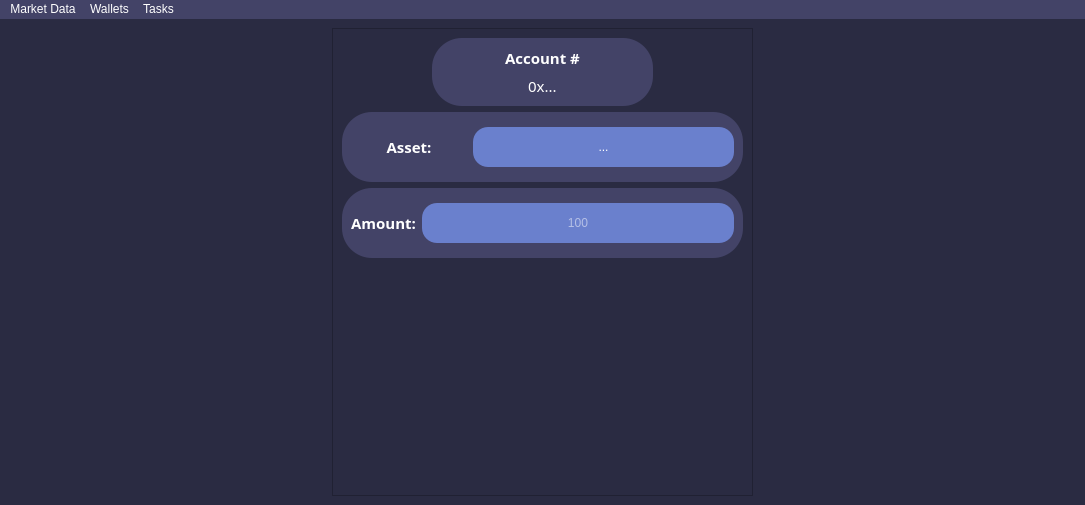
<?xml version="1.0" encoding="UTF-8"?>
<ui version="4.0">
 <class>QaiseoLite</class>
 <widget class="QMainWindow" name="QaiseoLite">
  <property name="geometry">
   <rect>
    <x>0</x>
    <y>0</y>
    <width>1085</width>
    <height>505</height>
   </rect>
  </property>
  <property name="windowTitle">
   <string>QaiseoLite</string>
  </property>
  <widget class="QWidget" name="centralwidget">
   <property name="font">
    <font>
     <family>Gill Sans MT</family>
    </font>
   </property>
   <property name="styleSheet">
    <string notr="true">color: rgb(255, 255, 255);</string>
   </property>
   <layout class="QVBoxLayout" name="verticalLayout">
    <property name="spacing">
     <number>0</number>
    </property>
    <property name="leftMargin">
     <number>0</number>
    </property>
    <property name="topMargin">
     <number>0</number>
    </property>
    <property name="rightMargin">
     <number>0</number>
    </property>
    <property name="bottomMargin">
     <number>0</number>
    </property>
    <item>
     <widget class="QStackedWidget" name="stackedWidget">
      <property name="font">
       <font>
        <family>Gill Sans MT</family>
       </font>
      </property>
      <property name="styleSheet">
       <string notr="true">background-color: rgb(42, 43, 66);</string>
      </property>
      <property name="currentIndex">
       <number>5</number>
      </property>
      <widget class="QWidget" name="Network_Stats_Overview">
       <layout class="QGridLayout" name="gridLayout">
        <item row="0" column="0">
         <widget class="QFrame" name="BasicNetworkStatsContainer">
          <property name="frameShape">
           <enum>QFrame::StyledPanel</enum>
          </property>
          <property name="frameShadow">
           <enum>QFrame::Raised</enum>
          </property>
          <layout class="QHBoxLayout" name="horizontalLayout">
           <property name="spacing">
            <number>30</number>
           </property>
           <item>
            <widget class="QFrame" name="AvgEarnPerTaskContainer">
             <property name="styleSheet">
              <string notr="true">background-color: rgb(85, 85, 131);
background-color: rgb(67, 67, 103);
border-radius: 30px;</string>
             </property>
             <property name="frameShape">
              <enum>QFrame::StyledPanel</enum>
             </property>
             <property name="frameShadow">
              <enum>QFrame::Raised</enum>
             </property>
             <layout class="QVBoxLayout" name="verticalLayout_2">
              <item>
               <widget class="QLabel" name="AvgEarnPerTask">
                <property name="font">
                 <font>
                  <family>Gill Sans MT</family>
                  <pointsize>11</pointsize>
                 </font>
                </property>
                <property name="text">
                 <string>Avg Earnings Per Task</string>
                </property>
                <property name="alignment">
                 <set>Qt::AlignCenter</set>
                </property>
               </widget>
              </item>
              <item>
               <widget class="QLabel" name="AvgEarnPerTask_Amount">
                <property name="font">
                 <font>
                  <family>Gill Sans MT</family>
                  <pointsize>15</pointsize>
                  <bold>true</bold>
                 </font>
                </property>
                <property name="text">
                 <string>0.000 GLM</string>
                </property>
                <property name="alignment">
                 <set>Qt::AlignCenter</set>
                </property>
               </widget>
              </item>
             </layout>
            </widget>
           </item>
           <item>
            <widget class="QFrame" name="NetworkEarn6HContainer">
             <property name="styleSheet">
              <string notr="true">background-color: rgb(67, 67, 103);
border-radius: 30px;</string>
             </property>
             <property name="frameShape">
              <enum>QFrame::StyledPanel</enum>
             </property>
             <property name="frameShadow">
              <enum>QFrame::Raised</enum>
             </property>
             <layout class="QVBoxLayout" name="verticalLayout_3">
              <item>
               <widget class="QLabel" name="NetworkEarn6H">
                <property name="font">
                 <font>
                  <family>Gill Sans MT</family>
                  <pointsize>11</pointsize>
                 </font>
                </property>
                <property name="text">
                 <string>Network Earnings (6h)</string>
                </property>
                <property name="alignment">
                 <set>Qt::AlignCenter</set>
                </property>
               </widget>
              </item>
              <item>
               <widget class="QLabel" name="NetworkEarn6H_Amount">
                <property name="font">
                 <font>
                  <family>Gill Sans MT</family>
                  <pointsize>15</pointsize>
                  <bold>true</bold>
                 </font>
                </property>
                <property name="text">
                 <string>0.000 GLM</string>
                </property>
                <property name="alignment">
                 <set>Qt::AlignCenter</set>
                </property>
               </widget>
              </item>
             </layout>
            </widget>
           </item>
           <item>
            <widget class="QFrame" name="NetworkEarn24HContainer">
             <property name="styleSheet">
              <string notr="true">background-color: rgb(67, 67, 103);
border-radius: 30px;</string>
             </property>
             <property name="frameShape">
              <enum>QFrame::StyledPanel</enum>
             </property>
             <property name="frameShadow">
              <enum>QFrame::Raised</enum>
             </property>
             <layout class="QVBoxLayout" name="verticalLayout_4">
              <item>
               <widget class="QLabel" name="NetworkEarn24H">
                <property name="font">
                 <font>
                  <family>Gill Sans MT</family>
                  <pointsize>11</pointsize>
                 </font>
                </property>
                <property name="text">
                 <string>Network Earnings (24h)</string>
                </property>
                <property name="alignment">
                 <set>Qt::AlignCenter</set>
                </property>
               </widget>
              </item>
              <item>
               <widget class="QLabel" name="NetworkEarn24H_Amount">
                <property name="font">
                 <font>
                  <family>Gill Sans MT</family>
                  <pointsize>15</pointsize>
                  <bold>true</bold>
                 </font>
                </property>
                <property name="text">
                 <string>0.000 GLM</string>
                </property>
                <property name="alignment">
                 <set>Qt::AlignCenter</set>
                </property>
               </widget>
              </item>
             </layout>
            </widget>
           </item>
           <item>
            <widget class="QFrame" name="TotalNetworkEarnContainer">
             <property name="styleSheet">
              <string notr="true">background-color: rgb(67, 67, 103);
border-radius: 30px;</string>
             </property>
             <property name="frameShape">
              <enum>QFrame::StyledPanel</enum>
             </property>
             <property name="frameShadow">
              <enum>QFrame::Raised</enum>
             </property>
             <layout class="QVBoxLayout" name="verticalLayout_5">
              <item>
               <widget class="QLabel" name="TotalNetworkEarn">
                <property name="font">
                 <font>
                  <family>Gill Sans MT</family>
                  <pointsize>11</pointsize>
                 </font>
                </property>
                <property name="text">
                 <string>Total Network Earnings</string>
                </property>
                <property name="alignment">
                 <set>Qt::AlignCenter</set>
                </property>
               </widget>
              </item>
              <item>
               <widget class="QLabel" name="TotalNetworkEarn_Amount">
                <property name="font">
                 <font>
                  <family>Gill Sans MT</family>
                  <pointsize>15</pointsize>
                  <bold>true</bold>
                 </font>
                </property>
                <property name="text">
                 <string>0.000 GLM</string>
                </property>
                <property name="alignment">
                 <set>Qt::AlignCenter</set>
                </property>
               </widget>
              </item>
             </layout>
            </widget>
           </item>
          </layout>
         </widget>
        </item>
        <item row="1" column="0">
         <widget class="QToolBox" name="NetworkChartData">
          <property name="font">
           <font>
            <family>Gill Sans MT</family>
            <pointsize>11</pointsize>
           </font>
          </property>
          <property name="currentIndex">
           <number>4</number>
          </property>
          <property name="tabSpacing">
           <number>2</number>
          </property>
          <widget class="QWidget" name="Providers">
           <property name="geometry">
            <rect>
             <x>0</x>
             <y>0</y>
             <width>91</width>
             <height>91</height>
            </rect>
           </property>
           <attribute name="label">
            <string>Providers</string>
           </attribute>
           <layout class="QHBoxLayout" name="horizontalLayout_4">
            <item>
             <widget class="QChartView" name="OnlineProviderGraph"/>
            </item>
           </layout>
          </widget>
          <widget class="QWidget" name="Cores">
           <property name="geometry">
            <rect>
             <x>0</x>
             <y>0</y>
             <width>91</width>
             <height>91</height>
            </rect>
           </property>
           <attribute name="label">
            <string>Cores</string>
           </attribute>
           <layout class="QHBoxLayout" name="horizontalLayout_5">
            <item>
             <widget class="QChartView" name="OnlineCoresGraph"/>
            </item>
           </layout>
          </widget>
          <widget class="QWidget" name="Memory">
           <property name="geometry">
            <rect>
             <x>0</x>
             <y>0</y>
             <width>91</width>
             <height>91</height>
            </rect>
           </property>
           <attribute name="label">
            <string>Memory</string>
           </attribute>
           <layout class="QHBoxLayout" name="horizontalLayout_6">
            <item>
             <widget class="QChartView" name="OnlineMemoryGraph"/>
            </item>
           </layout>
          </widget>
          <widget class="QWidget" name="Disk">
           <property name="geometry">
            <rect>
             <x>0</x>
             <y>0</y>
             <width>91</width>
             <height>91</height>
            </rect>
           </property>
           <attribute name="label">
            <string>Disk</string>
           </attribute>
           <layout class="QHBoxLayout" name="horizontalLayout_7">
            <item>
             <widget class="QChartView" name="OnlineDiskGraph"/>
            </item>
           </layout>
          </widget>
          <widget class="QWidget" name="NetworkActivity">
           <property name="geometry">
            <rect>
             <x>0</x>
             <y>0</y>
             <width>1067</width>
             <height>233</height>
            </rect>
           </property>
           <attribute name="label">
            <string>Network Activity</string>
           </attribute>
           <layout class="QHBoxLayout" name="horizontalLayout_3">
            <item>
             <widget class="QChartView" name="NetworkActivityGraph">
              <property name="frameShadow">
               <enum>QFrame::Plain</enum>
              </property>
              <property name="backgroundBrush">
               <brush brushstyle="NoBrush">
                <color alpha="255">
                 <red>0</red>
                 <green>0</green>
                 <blue>0</blue>
                </color>
               </brush>
              </property>
              <property name="foregroundBrush">
               <brush brushstyle="NoBrush">
                <color alpha="255">
                 <red>0</red>
                 <green>0</green>
                 <blue>0</blue>
                </color>
               </brush>
              </property>
              <property name="renderHints">
               <set>QPainter::Antialiasing|QPainter::SmoothPixmapTransform|QPainter::TextAntialiasing</set>
              </property>
             </widget>
            </item>
           </layout>
          </widget>
         </widget>
        </item>
       </layout>
      </widget>
      <widget class="QWidget" name="Network_Stats_Live_Graphs">
       <layout class="QGridLayout" name="gridLayout_2">
        <property name="leftMargin">
         <number>15</number>
        </property>
        <property name="topMargin">
         <number>15</number>
        </property>
        <property name="rightMargin">
         <number>15</number>
        </property>
        <property name="bottomMargin">
         <number>15</number>
        </property>
        <property name="spacing">
         <number>15</number>
        </property>
        <item row="0" column="0">
         <widget class="QFrame" name="NetworkCPUVendorDist">
          <property name="styleSheet">
           <string notr="true">background-color: rgb(67, 67, 103);
border-radius: 30px;</string>
          </property>
          <property name="frameShape">
           <enum>QFrame::StyledPanel</enum>
          </property>
          <property name="frameShadow">
           <enum>QFrame::Raised</enum>
          </property>
         </widget>
        </item>
        <item row="0" column="1">
         <widget class="QFrame" name="NetworkCPUArch">
          <property name="styleSheet">
           <string notr="true">background-color: rgb(67, 67, 103);
border-radius: 30px;</string>
          </property>
          <property name="frameShape">
           <enum>QFrame::StyledPanel</enum>
          </property>
          <property name="frameShadow">
           <enum>QFrame::Raised</enum>
          </property>
         </widget>
        </item>
        <item row="1" column="0">
         <widget class="QFrame" name="InvoicesPaid1H">
          <property name="styleSheet">
           <string notr="true">background-color: rgb(67, 67, 103);
border-radius: 30px;</string>
          </property>
          <property name="frameShape">
           <enum>QFrame::StyledPanel</enum>
          </property>
          <property name="frameShadow">
           <enum>QFrame::Raised</enum>
          </property>
         </widget>
        </item>
        <item row="1" column="1">
         <widget class="QFrame" name="InvoicesAccepted1H">
          <property name="styleSheet">
           <string notr="true">background-color: rgb(67, 67, 103);
border-radius: 30px;</string>
          </property>
          <property name="frameShape">
           <enum>QFrame::StyledPanel</enum>
          </property>
          <property name="frameShadow">
           <enum>QFrame::Raised</enum>
          </property>
         </widget>
        </item>
       </layout>
      </widget>
      <widget class="QWidget" name="Network_Stats_Historical">
       <property name="font">
        <font>
         <family>Gill Sans MT</family>
        </font>
       </property>
       <layout class="QHBoxLayout" name="horizontalLayout_2">
        <item>
         <widget class="QToolBox" name="toolBox_3">
          <property name="font">
           <font>
            <pointsize>11</pointsize>
           </font>
          </property>
          <property name="currentIndex">
           <number>0</number>
          </property>
          <property name="tabSpacing">
           <number>2</number>
          </property>
          <widget class="QWidget" name="HistoricalStatsProviders_2">
           <property name="geometry">
            <rect>
             <x>0</x>
             <y>0</y>
             <width>531</width>
             <height>345</height>
            </rect>
           </property>
           <attribute name="label">
            <string>Historical Stats: Providers</string>
           </attribute>
          </widget>
          <widget class="QWidget" name="HistoricalStatsMemory_2">
           <property name="geometry">
            <rect>
             <x>0</x>
             <y>0</y>
             <width>100</width>
             <height>30</height>
            </rect>
           </property>
           <property name="font">
            <font>
             <pointsize>11</pointsize>
            </font>
           </property>
           <attribute name="label">
            <string>Historical Stats: Memory</string>
           </attribute>
          </widget>
          <widget class="QWidget" name="ProviderMedianPricing_2">
           <property name="geometry">
            <rect>
             <x>0</x>
             <y>0</y>
             <width>100</width>
             <height>30</height>
            </rect>
           </property>
           <attribute name="label">
            <string>Provider Median Pricing</string>
           </attribute>
          </widget>
          <widget class="QWidget" name="ProvidersComputingSimultaneously_2">
           <property name="geometry">
            <rect>
             <x>0</x>
             <y>0</y>
             <width>100</width>
             <height>30</height>
            </rect>
           </property>
           <attribute name="label">
            <string>Providers Computing Simultaneously</string>
           </attribute>
          </widget>
         </widget>
        </item>
        <item>
         <widget class="QToolBox" name="toolBox_4">
          <property name="font">
           <font>
            <pointsize>11</pointsize>
           </font>
          </property>
          <property name="currentIndex">
           <number>3</number>
          </property>
          <property name="tabSpacing">
           <number>2</number>
          </property>
          <widget class="QWidget" name="HistoricalStatsCores_2">
           <property name="geometry">
            <rect>
             <x>0</x>
             <y>0</y>
             <width>100</width>
             <height>30</height>
            </rect>
           </property>
           <attribute name="label">
            <string>Historical Stats: Cores</string>
           </attribute>
          </widget>
          <widget class="QWidget" name="HistoricalStatsDisk_2">
           <property name="geometry">
            <rect>
             <x>0</x>
             <y>0</y>
             <width>100</width>
             <height>30</height>
            </rect>
           </property>
           <attribute name="label">
            <string>Historical Stats: Disk</string>
           </attribute>
          </widget>
          <widget class="QWidget" name="ProviderAveragePricing_2">
           <property name="geometry">
            <rect>
             <x>0</x>
             <y>0</y>
             <width>100</width>
             <height>30</height>
            </rect>
           </property>
           <attribute name="label">
            <string>Provider Average Pricing</string>
           </attribute>
          </widget>
          <widget class="QWidget" name="NewestProviders_2">
           <property name="geometry">
            <rect>
             <x>0</x>
             <y>0</y>
             <width>530</width>
             <height>345</height>
            </rect>
           </property>
           <attribute name="label">
            <string>Newest Providers</string>
           </attribute>
          </widget>
         </widget>
        </item>
       </layout>
      </widget>
      <widget class="QWidget" name="GLM_Token">
       <widget class="QLabel" name="label_7">
        <property name="geometry">
         <rect>
          <x>10</x>
          <y>10</y>
          <width>191</width>
          <height>91</height>
         </rect>
        </property>
        <property name="text">
         <string>Basic market data of the GLM token</string>
        </property>
       </widget>
      </widget>
      <widget class="QWidget" name="Wallet_Swap">
       <widget class="QLabel" name="label_5">
        <property name="geometry">
         <rect>
          <x>20</x>
          <y>10</y>
          <width>231</width>
          <height>131</height>
         </rect>
        </property>
        <property name="text">
         <string>Where token swap and fiat buying will be</string>
        </property>
       </widget>
      </widget>
      <widget class="QWidget" name="Wallet_Send">
       <layout class="QHBoxLayout" name="horizontalLayout_8">
        <item>
         <widget class="QFrame" name="frame">
          <property name="maximumSize">
           <size>
            <width>421</width>
            <height>16777215</height>
           </size>
          </property>
          <property name="frameShape">
           <enum>QFrame::StyledPanel</enum>
          </property>
          <property name="frameShadow">
           <enum>QFrame::Raised</enum>
          </property>
          <layout class="QGridLayout" name="gridLayout_3">
           <item row="0" column="0">
            <spacer name="horizontalSpacer">
             <property name="orientation">
              <enum>Qt::Horizontal</enum>
             </property>
             <property name="sizeHint" stdset="0">
              <size>
               <width>81</width>
               <height>20</height>
              </size>
             </property>
            </spacer>
           </item>
           <item row="0" column="1">
            <widget class="QFrame" name="walletAddressContainer">
             <property name="minimumSize">
              <size>
               <width>221</width>
               <height>0</height>
              </size>
             </property>
             <property name="maximumSize">
              <size>
               <width>221</width>
               <height>16777215</height>
              </size>
             </property>
             <property name="styleSheet">
              <string notr="true">background-color: rgb(67, 67, 103);
border-radius: 30px;</string>
             </property>
             <property name="frameShape">
              <enum>QFrame::StyledPanel</enum>
             </property>
             <property name="frameShadow">
              <enum>QFrame::Raised</enum>
             </property>
             <layout class="QVBoxLayout" name="verticalLayout_6">
              <item alignment="Qt::AlignHCenter">
               <widget class="QLabel" name="currentWalletName">
                <property name="font">
                 <font>
                  <family>Gill Sans MT</family>
                  <pointsize>11</pointsize>
                  <bold>true</bold>
                 </font>
                </property>
                <property name="text">
                 <string>Account #</string>
                </property>
                <property name="alignment">
                 <set>Qt::AlignCenter</set>
                </property>
               </widget>
              </item>
              <item alignment="Qt::AlignHCenter|Qt::AlignVCenter">
               <widget class="QLabel" name="currentAddress">
                <property name="font">
                 <font>
                  <family>Gill Sans MT</family>
                  <pointsize>11</pointsize>
                 </font>
                </property>
                <property name="text">
                 <string>0x...</string>
                </property>
               </widget>
              </item>
             </layout>
            </widget>
           </item>
           <item row="0" column="2">
            <spacer name="horizontalSpacer_2">
             <property name="orientation">
              <enum>Qt::Horizontal</enum>
             </property>
             <property name="sizeHint" stdset="0">
              <size>
               <width>81</width>
               <height>20</height>
              </size>
             </property>
            </spacer>
           </item>
           <item row="1" column="0" colspan="3">
            <widget class="QFrame" name="walletAssetContainer">
             <property name="minimumSize">
              <size>
               <width>0</width>
               <height>70</height>
              </size>
             </property>
             <property name="styleSheet">
              <string notr="true">background-color: rgb(67, 67, 103);
border-radius: 30px;</string>
             </property>
             <property name="frameShape">
              <enum>QFrame::StyledPanel</enum>
             </property>
             <property name="frameShadow">
              <enum>QFrame::Raised</enum>
             </property>
             <layout class="QHBoxLayout" name="horizontalLayout_9">
              <item>
               <widget class="QLabel" name="AssetLabel">
                <property name="font">
                 <font>
                  <family>Gill Sans MT</family>
                  <pointsize>11</pointsize>
                  <bold>true</bold>
                 </font>
                </property>
                <property name="text">
                 <string>Asset:</string>
                </property>
                <property name="alignment">
                 <set>Qt::AlignCenter</set>
                </property>
               </widget>
              </item>
              <item>
               <widget class="QToolButton" name="toolButton">
                <property name="minimumSize">
                 <size>
                  <width>261</width>
                  <height>40</height>
                 </size>
                </property>
                <property name="styleSheet">
                 <string notr="true">background-color: rgb(106, 128, 205);
border-radius: 15px;
</string>
                </property>
                <property name="text">
                 <string>...</string>
                </property>
               </widget>
              </item>
             </layout>
            </widget>
           </item>
           <item row="2" column="0" colspan="3">
            <widget class="QFrame" name="walletAmountContainer">
             <property name="minimumSize">
              <size>
               <width>0</width>
               <height>70</height>
              </size>
             </property>
             <property name="styleSheet">
              <string notr="true">background-color: rgb(67, 67, 103);
border-radius: 30px;</string>
             </property>
             <property name="frameShape">
              <enum>QFrame::StyledPanel</enum>
             </property>
             <property name="frameShadow">
              <enum>QFrame::Raised</enum>
             </property>
             <layout class="QHBoxLayout" name="horizontalLayout_10">
              <item>
               <widget class="QLabel" name="AmountLabel">
                <property name="font">
                 <font>
                  <family>Gill Sans MT</family>
                  <pointsize>11</pointsize>
                  <bold>true</bold>
                 </font>
                </property>
                <property name="text">
                 <string>Amount:</string>
                </property>
                <property name="alignment">
                 <set>Qt::AlignCenter</set>
                </property>
               </widget>
              </item>
              <item>
               <widget class="QLineEdit" name="lineEdit">
                <property name="minimumSize">
                 <size>
                  <width>201</width>
                  <height>40</height>
                 </size>
                </property>
                <property name="styleSheet">
                 <string notr="true">background-color: rgb(106, 128, 205);
border-radius: 15px;
</string>
                </property>
                <property name="text">
                 <string/>
                </property>
                <property name="maxLength">
                 <number>18</number>
                </property>
                <property name="alignment">
                 <set>Qt::AlignCenter</set>
                </property>
                <property name="placeholderText">
                 <string>100</string>
                </property>
               </widget>
              </item>
             </layout>
            </widget>
           </item>
           <item row="3" column="1">
            <spacer name="verticalSpacer">
             <property name="orientation">
              <enum>Qt::Vertical</enum>
             </property>
             <property name="sizeHint" stdset="0">
              <size>
               <width>20</width>
               <height>224</height>
              </size>
             </property>
            </spacer>
           </item>
          </layout>
         </widget>
        </item>
       </layout>
      </widget>
      <widget class="QWidget" name="Wallet_TransactionHistory">
       <widget class="QLabel" name="label_6">
        <property name="geometry">
         <rect>
          <x>20</x>
          <y>10</y>
          <width>231</width>
          <height>101</height>
         </rect>
        </property>
        <property name="text">
         <string>Just gonna list all wallet transaction history</string>
        </property>
       </widget>
      </widget>
      <widget class="QWidget" name="Tasks_CreateTask">
       <widget class="QLabel" name="label_3">
        <property name="geometry">
         <rect>
          <x>20</x>
          <y>20</y>
          <width>211</width>
          <height>71</height>
         </rect>
        </property>
        <property name="text">
         <string>Task creation area, node based</string>
        </property>
       </widget>
      </widget>
      <widget class="QWidget" name="Tasks_LoadTask">
       <widget class="QLabel" name="label_2">
        <property name="geometry">
         <rect>
          <x>40</x>
          <y>20</y>
          <width>291</width>
          <height>101</height>
         </rect>
        </property>
        <property name="text">
         <string>Load up tasks, where the premade tasks can be found</string>
        </property>
       </widget>
      </widget>
      <widget class="QWidget" name="Tasks_Settings">
       <widget class="QLabel" name="label">
        <property name="geometry">
         <rect>
          <x>70</x>
          <y>40</y>
          <width>171</width>
          <height>91</height>
         </rect>
        </property>
        <property name="text">
         <string>Tasks Settings like Budget</string>
        </property>
       </widget>
      </widget>
     </widget>
    </item>
   </layout>
  </widget>
  <widget class="QMenuBar" name="menubar">
   <property name="geometry">
    <rect>
     <x>0</x>
     <y>0</y>
     <width>1085</width>
     <height>22</height>
    </rect>
   </property>
   <property name="styleSheet">
    <string notr="true">background-color: rgb(67, 67, 103);
border-radius: 30px;
color: rgb(255, 255, 255);</string>
   </property>
   <widget class="QMenu" name="menuMarket_Data">
    <property name="title">
     <string>Market Data</string>
    </property>
    <widget class="QMenu" name="menuNetwork_Stats">
     <property name="title">
      <string>Network Stats</string>
     </property>
     <addaction name="actionOverview"/>
     <addaction name="separator"/>
     <addaction name="actionLive_Graphs"/>
     <addaction name="separator"/>
     <addaction name="actionHistorical_Stats"/>
    </widget>
    <addaction name="menuNetwork_Stats"/>
    <addaction name="actionGLM_Token"/>
   </widget>
   <widget class="QMenu" name="menuWallet">
    <property name="title">
     <string>Wallets</string>
    </property>
    <addaction name="actionSwap"/>
    <addaction name="actionSend"/>
    <addaction name="actionTransaction_History"/>
   </widget>
   <widget class="QMenu" name="menuTasks">
    <property name="title">
     <string>Tasks</string>
    </property>
    <addaction name="actionCreate_Task"/>
    <addaction name="actionLoad_Task"/>
    <addaction name="actionTask_Settings"/>
   </widget>
   <addaction name="menuMarket_Data"/>
   <addaction name="menuWallet"/>
   <addaction name="menuTasks"/>
  </widget>
  <action name="actionOverview">
   <property name="text">
    <string>Overview</string>
   </property>
  </action>
  <action name="actionLive_Graphs">
   <property name="text">
    <string>Live Graphs</string>
   </property>
  </action>
  <action name="actionHistorical_Stats">
   <property name="text">
    <string>Historical Stats</string>
   </property>
  </action>
  <action name="actionGLM_Token">
   <property name="text">
    <string>GLM Token</string>
   </property>
  </action>
  <action name="actionCreate_Task">
   <property name="text">
    <string>Create Task</string>
   </property>
  </action>
  <action name="actionLoad_Task">
   <property name="text">
    <string>Load Task</string>
   </property>
  </action>
  <action name="actionTask_Settings">
   <property name="text">
    <string>Task Settings</string>
   </property>
  </action>
  <action name="actionSwap">
   <property name="text">
    <string>Swap</string>
   </property>
  </action>
  <action name="actionSend">
   <property name="text">
    <string>Send</string>
   </property>
  </action>
  <action name="actionTransaction_History">
   <property name="text">
    <string>Transaction History</string>
   </property>
  </action>
 </widget>
 <customwidgets>
  <customwidget>
   <class>QChartView</class>
   <extends>QGraphicsView</extends>
   <header location="global">QtCharts/QChartView</header>
  </customwidget>
 </customwidgets>
 <resources/>
 <connections/>
</ui>
